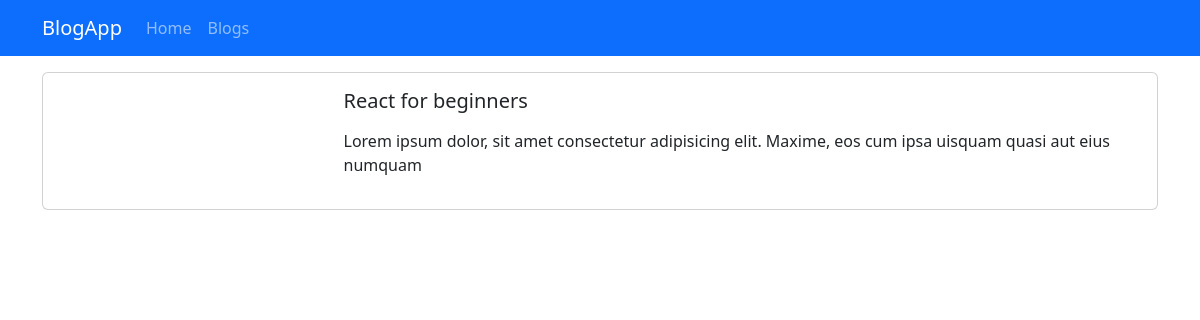
The page /blogs/react-for-beginners on the database its author committed.
### blog/models.py (models this page shows, shortened)
class Blog(models.Model):
    title = models.CharField(max_length=200)
    image = models.ImageField(upload_to="blogs")
    is_active = models.BooleanField()
    is_home = models.BooleanField()
    description = RichTextField()
    categories = models.ManyToManyField(Category, blank=True)
    '''
        At first I had some values inside of the table so first set
        the parameters in a way that accepts rows that doesn't have a value for
        slug field and migrate the changes
    '''
    slug = models.SlugField(null=False, blank=True, unique=True, db_index=True, editable=False)

### blog/views.py (the view)
# urls.py: path("blogs/<slug:slug>", views.blog_details, name="blog_details"),
def blog_details(request, slug):
    blog =  Blog.objects.get(slug=slug)
    return render(request, "blog/blog-details.html", {'blog':blog})

### blog/templates/blog/blog-details.html (shortened to what this page needs)
{% extends "base.html" %}
{% load static %}
{% block content %}
<div class="container mt-3">
    <div class="row">
        <div class="col-12">
            <div class="card mb-3">
                <div class="row">
                    <div class="col-md-3">
                    </div>
                    <div class="col-md-9">
                        <div class="card-body">
                            <h5 class="card-title">
                                {{blog.title}}
                            </h5>
                            <p class="card-text">{{blog.description|safe}}</p>
                        </div>
                    </div>
                </div>
            </div>
        </div>
    </div>
</div>
{% endblock %}

### rows shown on the page
Blog: title "React for beginners", description "Lorem ipsum dolor, sit amet consectetur adipisicing elit. Maxime, eos cum ipsa uisquam quasi aut eius numquam"
